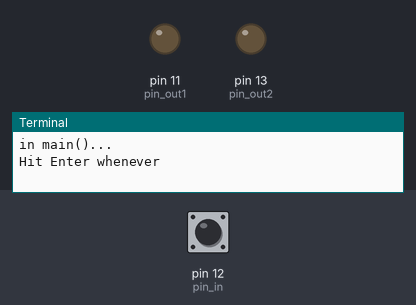
This program was run on a simulated Raspberry Pi (header pin numbers). Parts: output pins drawn as LEDs (lit = HIGH), the last lines printed to the terminal. The test bench sets the inputs (shaded band); at power-on: pin 12 (pin_in) HIGH.

Above: at 1.2 s.
1.3 s: pin 12 (pin_in) pulled LOW for 0.15 s
At 1.9 s:
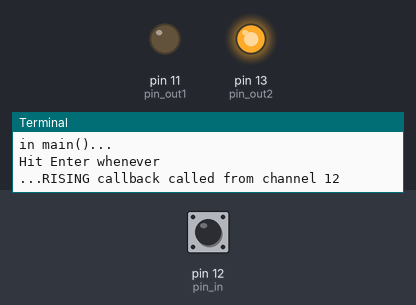
2.9 s: pin 12 (pin_in) pulled LOW for 1 s
At 4.4 s:
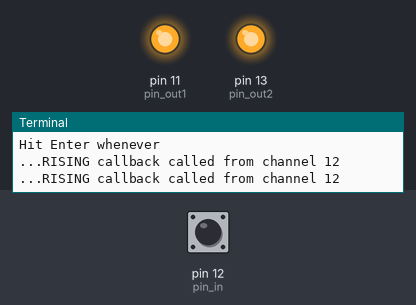
5.4 s: pin 12 (pin_in) pulled LOW for 3.2 s
At 9.2 s:
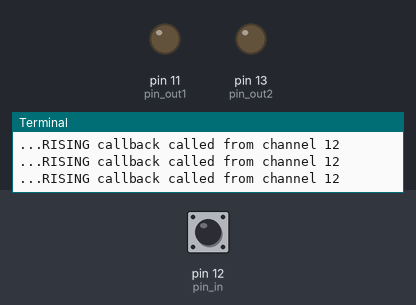
Timing chart, 0 to 10.7 s (numbered marks = the images above; inputs shaded):
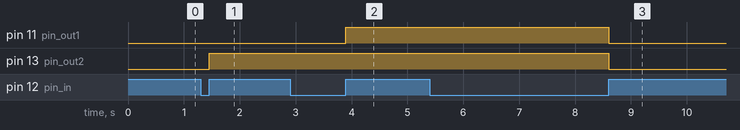

The program:

gpioevent_callback_leds.py
```python
#!/usr/bin/env python2
# -*- coding: utf-8 -*-

import RPi.GPIO as GPIO
import sys, time

class GpioEvent(object):

    def __init__(self):

        GPIO.setmode(GPIO.BOARD)

        self.pin_in = 12
        GPIO.setup(self.pin_in, GPIO.IN, pull_up_down=GPIO.PUD_UP)

        self.pin_out1 = 11
        GPIO.setup(self.pin_out1, GPIO.OUT)

        self.pin_out2 = 13
        GPIO.setup(self.pin_out2, GPIO.OUT)

        self.chan_list_out = (self.pin_out1, self.pin_out2)

    def callback_rising(self, channel):

        print '...RISING callback called from channel %s' % channel
        if not GPIO.input(self.pin_out1):
            if not GPIO.input(self.pin_out2):
                GPIO.output(self.pin_out2, True)
            else:
                GPIO.output(self.pin_out1, True)
        elif not GPIO.input(self.pin_out2):
            GPIO.output(self.pin_out2, True)
        else:
            GPIO.output(self.pin_out1, False)
            GPIO.output(self.pin_out2, False)

    def callback_flash(self, channel):

        print '...FLASH callback called from channel %s' % channel
        if GPIO.input(self.pin_out1) and GPIO.input(self.pin_out2):
            for x in xrange(1,10):
                GPIO.output(self.pin_out1, False)
                time.sleep(.2)
                GPIO.output(self.pin_out2, False)
                time.sleep(.2)
                GPIO.output(self.pin_out1, True)
                time.sleep(.2)
                GPIO.output(self.pin_out2, True)

    def classmain(self):
        print 'in main()...'

        try:
            GPIO.add_event_detect(self.pin_in, GPIO.RISING, callback=self.callback_rising, bouncetime=300)
            #GPIO.add_event_callback(self.pin_in, self.callback_flash)
            while True:
                # GPIO.add_event_callback(pin_in, callback_falling)
                # GPIO.add_event_callback(pin_in, callback_both)
                print 'Hit Enter whenever'
                raw_input()
                break

        except KeyboardInterrupt:
            print "Cntl-C?"

        finally:
            GPIO.cleanup()
            print "\nBye"

if __name__ == '__main__':
    GpioEvent().classmain()
```

Measured:
- after the input at 1.3 s, pin 13 (pin_out2): LOW → HIGH after 0.15 s
- after the input at 2.9 s, pin 11 (pin_out1): LOW → HIGH after 1.0 s
- after the input at 5.4 s, pin 11 (pin_out1), pin 13 (pin_out2): HIGH → LOW after 3.2 s
